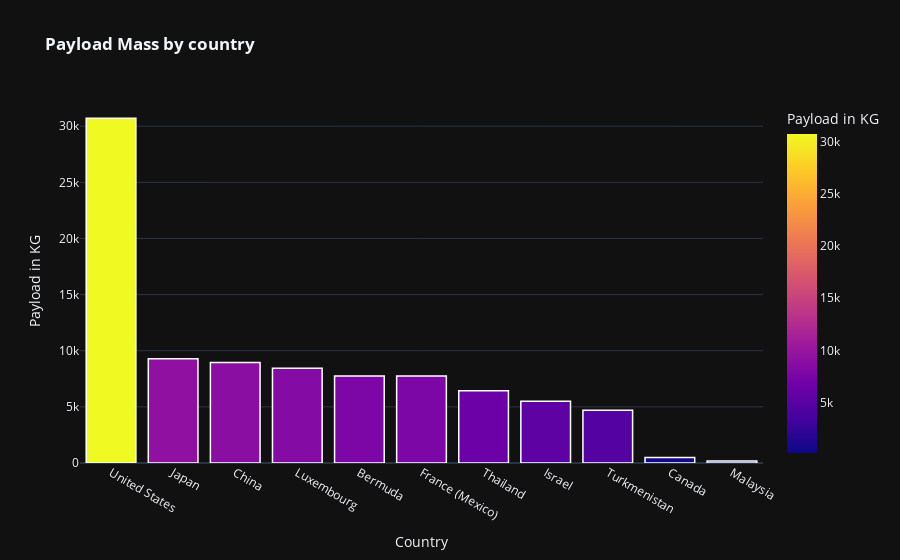

Notebook code for this chart:
### Code cell
fig = px.bar(df2, x='Customer_Country', y='Payload_Mass', labels=dict(Customer_Country='Country', Payload_Mass='Payload in KG'), color='Payload_Mass',
             title='<b>Payload Mass by country </b>')
fig.update_layout(template="plotly_dark")
fig.update_traces(marker=dict(line=dict(width=1.5, color="#fff")))

fig.show()

### Figure 1 — Plotly figure (JSON) as saved in the notebook; plotly's stock layout.template omitted (floating-point values rounded to 4 significant figures)
{"data": [{"alignmentgroup": "True", "hovertemplate": "Country=%{x}<br>Payload in KG=%{marker.color}<extra></extra>", "legendgroup": "", "marker": {"color": [30720.0, 9296, 8963, 8441, 7759, 7759, 6425, 5500, 4707, 500, 180], "coloraxis": "coloraxis", "line": {"color": "#FFFFFF", "width": 1.5}, "pattern": {"shape": ""}}, "name": "", "offsetgroup": "", "orientation": "v", "showlegend": false, "textposition": "auto", "type": "bar", "x": ["United States", "Japan", "China", "Luxembourg", "Bermuda", "France (Mexico)", "Thailand", "Israel", "Turkmenistan", "Canada", "Malaysia"], "xaxis": "x", "y": [30720.0, 9296, 8963, 8441, 7759, 7759, 6425, 5500, 4707, 500, 180], "yaxis": "y"}], "layout": {"barmode": "relative", "coloraxis": {"colorbar": {"title": {"text": "Payload in KG"}}, "colorscale": [[0, "#0d0887"], [0.1111, "#46039f"], [0.2222, "#7201a8"], [0.3333, "#9c179e"], [0.4444, "#bd3786"], [0.5556, "#d8576b"], [0.6667, "#ed7953"], [0.7778, "#fb9f3a"], [0.8889, "#fdca26"], [1, "#f0f921"]]}, "legend": {"tracegroupgap": 0}, "title": {"text": "<b>Payload Mass by country </b>"}, "xaxis": {"anchor": "y", "domain": [0, 1], "title": {"text": "Country"}}, "yaxis": {"anchor": "x", "domain": [0, 1], "title": {"text": "Payload in KG"}}}}
